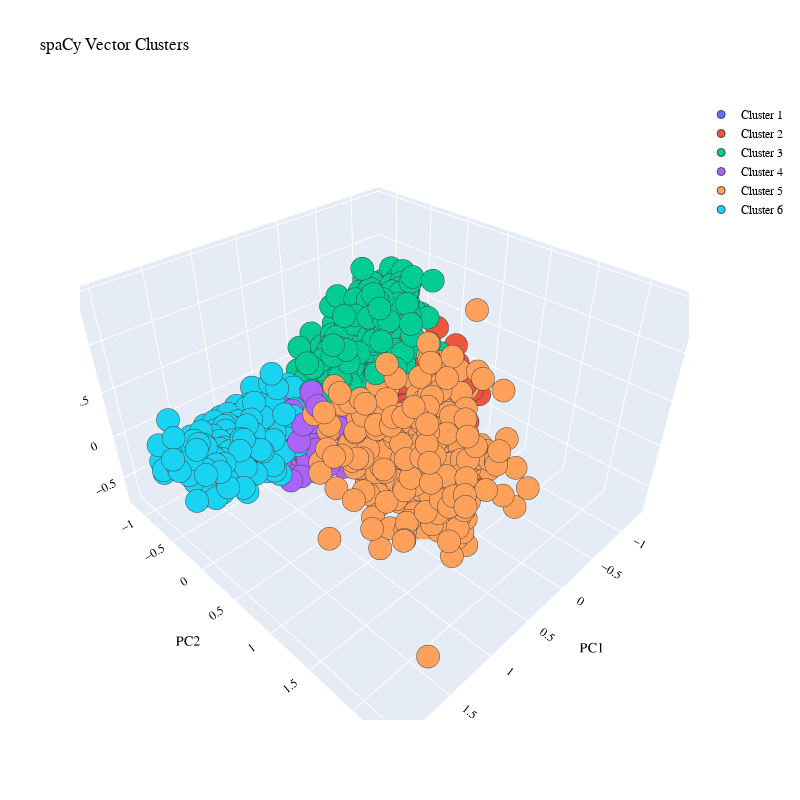

Source (notebook cell):
### Markdown cell above
Image for plot above:
![image-2.png](attachment:image-2.png)

### Code cell
# Number of clusters
n_cl = 6

# KM cluster labels for spaCy vectors
kmeans_wv = KMeans(n_clusters=n_cl, random_state=ranseed)
label = kmeans_wv.fit_predict(X_wv)
centers = np.array(kmeans_wv.cluster_centers_)
uniq = np.unique(label)

# Plot first 3 components by cluster in 3d

cluster3d = go.Figure()

for u in uniq:

    cluster3d.add_trace(go.Scatter3d(x=scores_pca_wv[label == u, first], 
                                y=scores_pca_wv[label == u, second_or_later], 
                                z=scores_pca_wv[label == u, third], 
                                mode = 'markers', marker_size = 8, marker_line_width = 1,
                                name = 'Cluster ' + str(u + 1)))


cluster3d.update_layout(width=800, height=800, autosize=True, showlegend=True,
                        title_text='spaCy Vector Clusters', 
                   scene=dict(xaxis=dict(title='PC1', titlefont_color='black'),
                                yaxis=dict(title='PC2', titlefont_color='black'),
                                zaxis=dict(title='PC3', titlefont_color='black')),
                   font = dict(family="Gilroy", color='black', size=12))

### Figure 1 — Plotly figure (JSON) as saved in the notebook; plotly's stock layout.template omitted (floating-point values rounded to 4 significant figures; data arrays with more than 128 entries replaced by an {"elided": "..."} marker saying what was removed)
{"data": [{"marker": {"line": {"width": 1}, "size": 8}, "mode": "markers", "name": "Cluster 1", "type": "scatter3d", "x": {"elided": "278 float values"}, "y": {"elided": "278 float values"}, "z": {"elided": "278 float values"}}, {"marker": {"line": {"width": 1}, "size": 8}, "mode": "markers", "name": "Cluster 2", "type": "scatter3d", "x": {"elided": "455 float values"}, "y": {"elided": "455 float values"}, "z": {"elided": "455 float values"}}, {"marker": {"line": {"width": 1}, "size": 8}, "mode": "markers", "name": "Cluster 3", "type": "scatter3d", "x": {"elided": "286 float values"}, "y": {"elided": "286 float values"}, "z": {"elided": "286 float values"}}, {"marker": {"line": {"width": 1}, "size": 8}, "mode": "markers", "name": "Cluster 4", "type": "scatter3d", "x": {"elided": "202 float values"}, "y": {"elided": "202 float values"}, "z": {"elided": "202 float values"}}, {"marker": {"line": {"width": 1}, "size": 8}, "mode": "markers", "name": "Cluster 5", "type": "scatter3d", "x": {"elided": "360 float values"}, "y": {"elided": "360 float values"}, "z": {"elided": "360 float values"}}, {"marker": {"line": {"width": 1}, "size": 8}, "mode": "markers", "name": "Cluster 6", "type": "scatter3d", "x": {"elided": "204 float values"}, "y": {"elided": "204 float values"}, "z": {"elided": "204 float values"}}], "layout": {"autosize": true, "font": {"color": "black", "family": "Gilroy", "size": 12}, "height": 800, "scene": {"xaxis": {"title": {"font": {"color": "black"}, "text": "PC1"}}, "yaxis": {"title": {"font": {"color": "black"}, "text": "PC2"}}, "zaxis": {"title": {"font": {"color": "black"}, "text": "PC3"}}}, "showlegend": true, "title": {"text": "spaCy Vector Clusters"}, "width": 800}}
